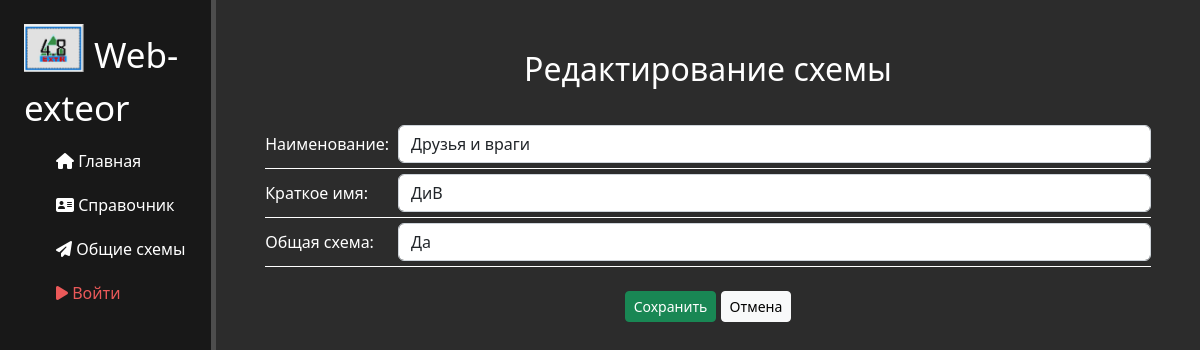
/exteor/schemas/51/update, run on the app's committed database.
### exteor/models.py (models this page shows, shortened)
class Exteors(models.Model):
    name = models.CharField('Пользователь', max_length=50)
    common = models.BooleanField('Общая', default=False)
    schema = models.CharField('Название', max_length=200)
    alias = models.CharField('Краткое название', blank=True, max_length=50)
    date_create = models.DateTimeField('Дата создания', auto_now_add=True)
    date_update = models.DateTimeField('Дата изменения', auto_now=True)
    json_file = models.JSONField('Схема', null=True)
    class Meta:
        verbose_name = 'Схема'
        verbose_name_plural = 'Схемы'
        unique_together = ('name', 'schema')

### exteor/views.py (the view)
# urls.py: path('schemas/<int:pk>/update', views.SchemaUpdateView.as_view(), name='schema-update'),
class SchemaUpdateView(UpdateView):
    model = Exteors
    template_name = 'exteor/schema-update.html'
    form_class = SchemaForm

### exteor/forms.py
class SchemaForm(ModelForm):
    error_css_class = 'error_text'
    class Meta:
        model = Exteors
        exclude = ['json_file']
        fields = ['schema', 'alias', 'common', 'name']
        choices = [(True, 'Да'), (False, 'Нет')]
        widgets = {
            'schema': TextInput(attrs={'class': 'form-control', 'placeholder': "Наименование схемы"}),
            'alias': TextInput(attrs={'class': 'form-control', 'placeholder': "Краткое наименование схемы"}),
            'common': Select(choices=choices, attrs={'class': 'form-control', 'placeholder': "Схема будет доступна для просмотра всем пользователям?"}),
            'name': TextInput(attrs={'id': 'name_create', 'class': 'form-control', 'placeholder': "Имя"}),
        }

### exteor/templates/exteor/schema-update.html (shortened to what this page needs)
{% extends 'main/layout.html' %}
{% load static %}
{% block content %}
     <div class="features">
        <h2>Редактирование схемы</h2>
            <form id="CreateSchema" method="post" autocomplete="off">
                <table>
                  <tr>
                    <td style="width:15%;">Наименование:</td>
                    <td>{{ form.schema }}</td>
                  </tr>
                    <br>
                  <tr>
                    <td style="width:15%">Краткое имя:</td>
                    <td>{{ form.alias }}</td>
                  </tr>
                  <tr>
                    <td style="width:15%">Общая схема:</td>
                    <td>{{ form.common }}</td>
                  </tr>
                </table>
                {{ form.name.as_hidden }}<br>
                <button class="btn btn-success btn-sm" type="submit">Сохранить</button>
                <a href="{{request.META.HTTP_REFERER}}" class = 'btn btn-light btn-sm'>Отмена</a><br><br>
            </form>
    </div>
{% endblock %}

### main/static/main/css/main.css (style rules this page uses)
body { background: #2c2c2c; }
main .features { float: left; color: #fff; margin-top: 50px; text-align: center; width: 90%; margin-left: 5%; }
main .features table { font-size: 16px; text-align: left; width: 100%; border-collapse: collapse; }
main .features td { padding: 5px 0px 5px 0px ; margin: 0 }
main .features tr { border-bottom: 1px solid white; }
.form-control { display: block; width: 100%; padding: .375rem .75rem; font-size: 1rem; font-weight: 400; line-height: 1.5; color: #212529; background-color: #fff; background-clip: padding-box; border: 1px solid #ced4da; -webkit-appearance: none; -moz-appearance: none; appearance: none; border-radius: 0.375rem; border-top-left-radius: 0.375rem; border-top-right-radius: 0.375rem; border-bottom-right-radius: 0.375rem; border-bottom-left-radius: 0.375rem; transition: border-color .15s ease-in-out,box-shadow .15s ease-in-out; transition-property: border-color, box-shadow; transition-duration: 0.15s, 0.15s; transition-timing-function: ease-in-out, ease-in-out; transition-delay: 0s, 0s; float: left; }

### data on the page
Exteors: schema "Друзья и враги", alias "ДиВ", common "Да"
